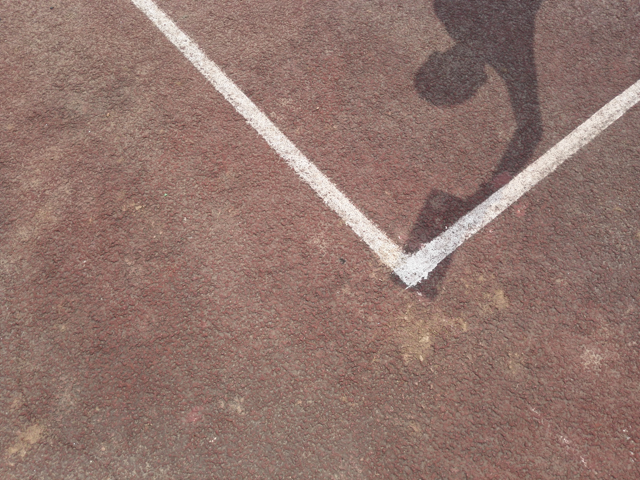
#> input picture shadow/ISTD/Img_shadow/1-1.png, 640 x 480 px; its folder holds only this picture in this run
$ python exploration.py   (older library calls are emulated)
#> lines starting #> are read from the running program, lines starting #| are printed output that depends on the picture
### shadow/cv2utils.py
import cv2
import numpy as np


# [35 lines left out: functions kmeans_segment, threshold_binary, not called in this run]


def blur(img, kernel_dims=(3, 3)):
    return cv2.blur(img, kernel_dims)


def sharpen_3x3(img):
    filter = np.array([[-1, -1, -1], [-1, 9, -1], [-1, -1, -1]])
    return cv2.filter2D(img, -1, filter)


# [13 lines left out: functions custom_edge_3x3, dilate, not called in this run]


def compress_by_2(img):
    return cv2.resize(img, (0, 0), fx=0.5, fy=0.5, interpolation=cv2.INTER_AREA)


def expand_by_2(img):
    return cv2.resize(img, (0, 0), fx=2, fy=2, interpolation=cv2.INTER_LINEAR)


# [4 lines left out: function hist_eq, not called in this run]


def median_blur(img):
    return cv2.medianBlur(img, 3)


def erode(img, itr=1):
    kernel = np.ones((5, 5), np.uint8)
    return cv2.erode(img, kernel, iterations=itr)


def bgr_to_gray(img):
    return cv2.cvtColor(img, cv2.COLOR_BGR2GRAY)


def bgr_to_hls(img):
    return cv2.cvtColor(
        img,
        cv2.COLOR_BGR2HLS,
    )


# [6 lines left out: function normalize, not called in this run]


def gamma_corr(img, gamma=0.7):
    i = img.copy()
    i = (i / 255) ** gamma
    i = np.array(i * 255, dtype=np.uint8)
    return i


# [40 lines left out: functions transform1, view, log_stretch, transform2, transform3, not called in this run]

### shadow/exploration.py
import cv2
import numpy as np
import cv2utils as u
import os
import config


def transform2(img, gamma):
    res = img.copy()
    B, G, R = cv2.split(res)
    R = u.gamma_corr(R, gamma=gamma)
    res = cv2.merge([B, G, R])
    return res


def transform3(img):
    res = u.bgr_to_hls(img.copy())
    B, G, R = cv2.split(res)
    return B


# GrayScale
if __name__ == "__main__":
    shadow_img_path = config.BASE_DIR / "ISTD/Img_shadow"

    for file in os.listdir(shadow_img_path):
        file_name = file.split(".")[0]
        img = cv2.imread(os.path.join(shadow_img_path, file))
#> img is the input picture: shape (480, 640, 3); mean B, G, R 108.7, 116.8, 144.9

        for gamma in [0.1, 0.2, 0.5, 0.75, 0.8, 1.1, 1.3, 1.4, 1.7, 2.0, 2.3, 3.1]:
            pth = os.path.join(config.BASE_DIR / "ISTD", "Img_temp", file_name)
            if not os.path.exists(pth):
                os.makedirs(pth)
            x = transform3(transform2(img, gamma))
            cv2.imwrite(os.path.join(pth, f"{gamma}__{file}"), x)
#> this loop made 12 passes
#> pass 1, in transform2, `B, G, R = cv2.split(res)`:
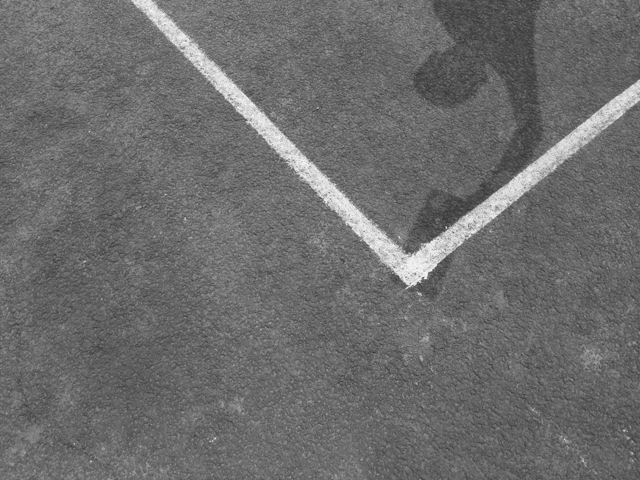
#> B: shape (480, 640); min 50, max 255, mean 108.7
#> pass 1, in transform2, `B, G, R = cv2.split(res)`:
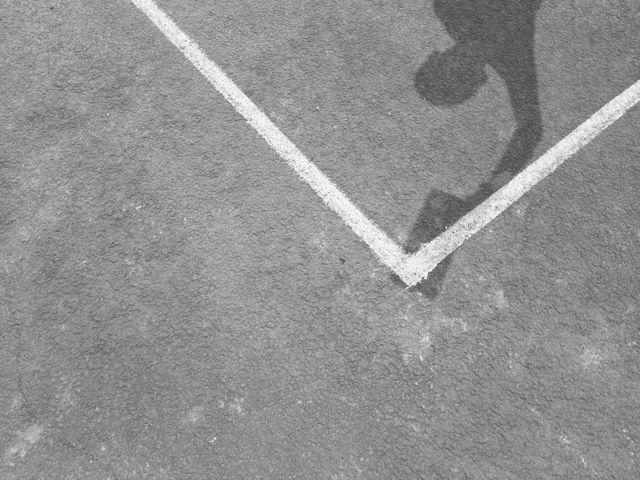
#> R: shape (480, 640); min 66, max 255, mean 144.9
#> pass 1, in gamma_corr, `i = (i / 255) ** gamma`:
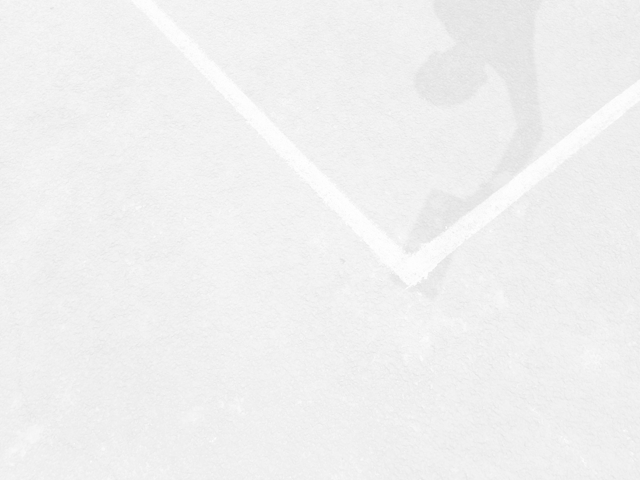
#> i: shape (480, 640) float64; min 0.874, max 1, mean 0.944

$ run again, on shadow/ISTD/Img_shadow/5-1.png
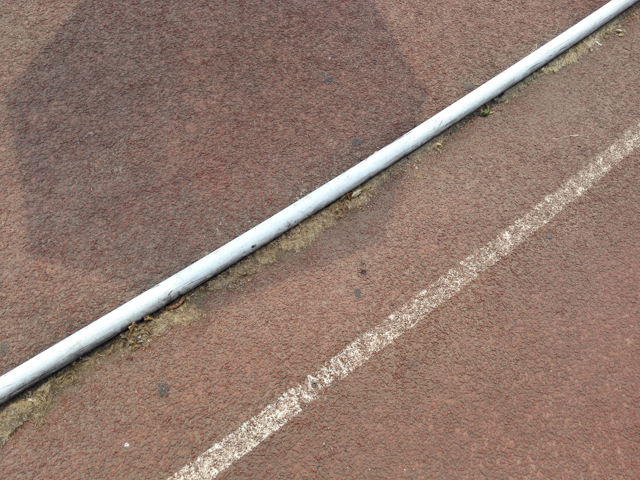
#> input picture shadow/ISTD/Img_shadow/5-1.png, 640 x 480 px
#> img is the input picture: shape (480, 640, 3); mean B, G, R 109.9, 121.3, 145.5
#> the loop `for gamma in [0.1, 0.2, 0.5, 0.75, 0.8, 1.1, 1.3, 1.4, 1.7, 2.0, 2.3, ..` made 12 passes
#> pass 1, in transform2, `B, G, R = cv2.split(res)`:
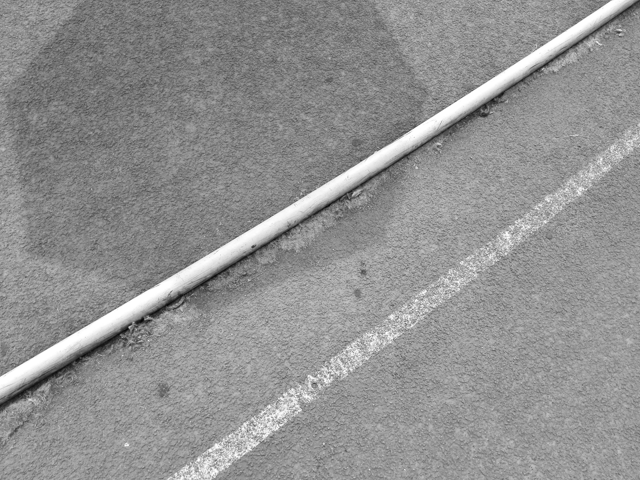
#> R: shape (480, 640); min 5, max 255, mean 145.5
#> pass 1, in gamma_corr, `i = (i / 255) ** gamma`:
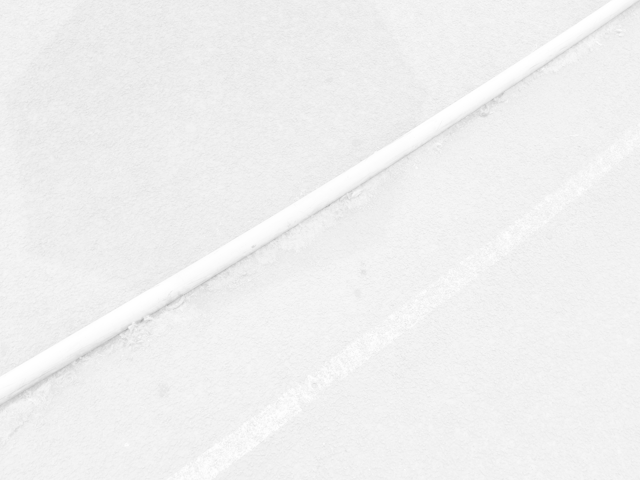
#> i: shape (480, 640) float64; min 0.675, max 1, mean 0.944

$ run again, on shadow/ISTD/Img_shadow/4-1.png
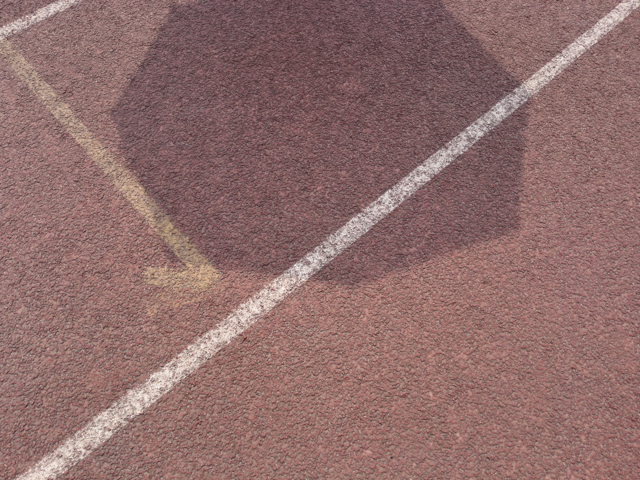
#> input picture shadow/ISTD/Img_shadow/4-1.png, 640 x 480 px
#> img is the input picture: shape (480, 640, 3); mean B, G, R 107, 109.3, 143.5
#> the loop `for gamma in [0.1, 0.2, 0.5, 0.75, 0.8, 1.1, 1.3, 1.4, 1.7, 2.0, 2.3, ..` made 12 passes
#> pass 1, in transform2, `B, G, R = cv2.split(res)`:
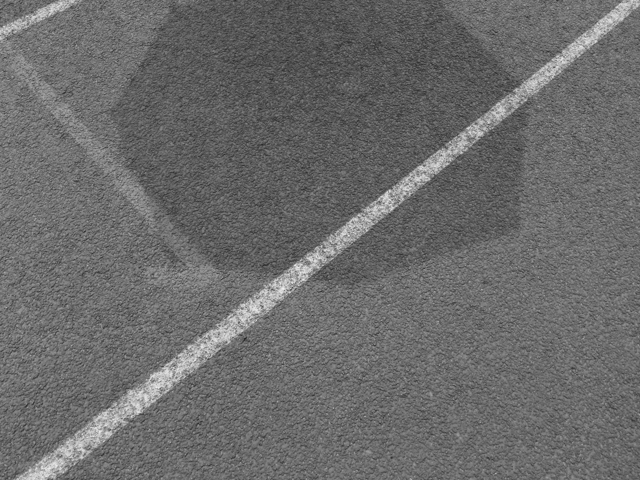
#> B: shape (480, 640); min 31, max 240, mean 107
#> pass 1, in transform2, `B, G, R = cv2.split(res)`:
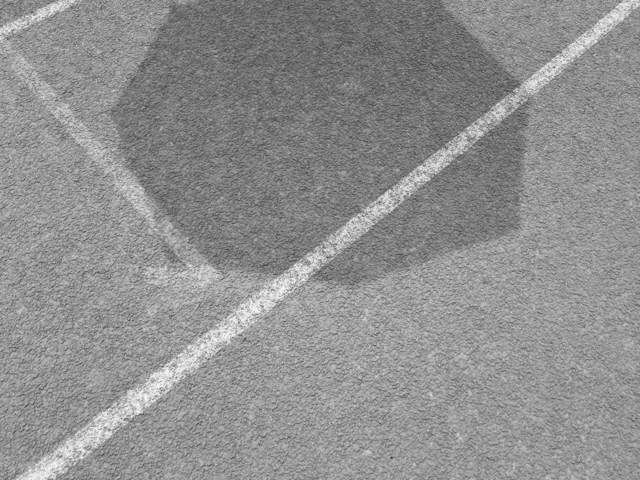
#> R: shape (480, 640); min 61, max 251, mean 143.5
